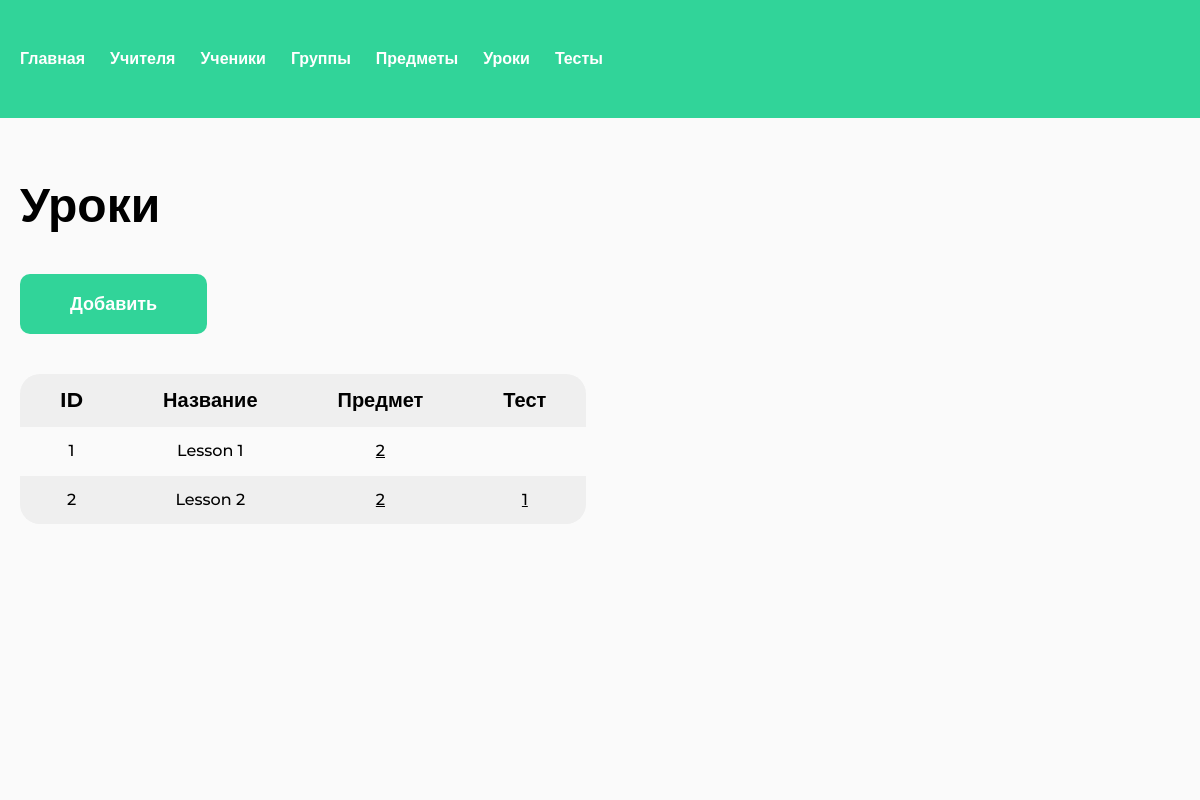
The page /lessons/ (signed in) on the database as committed earlier.
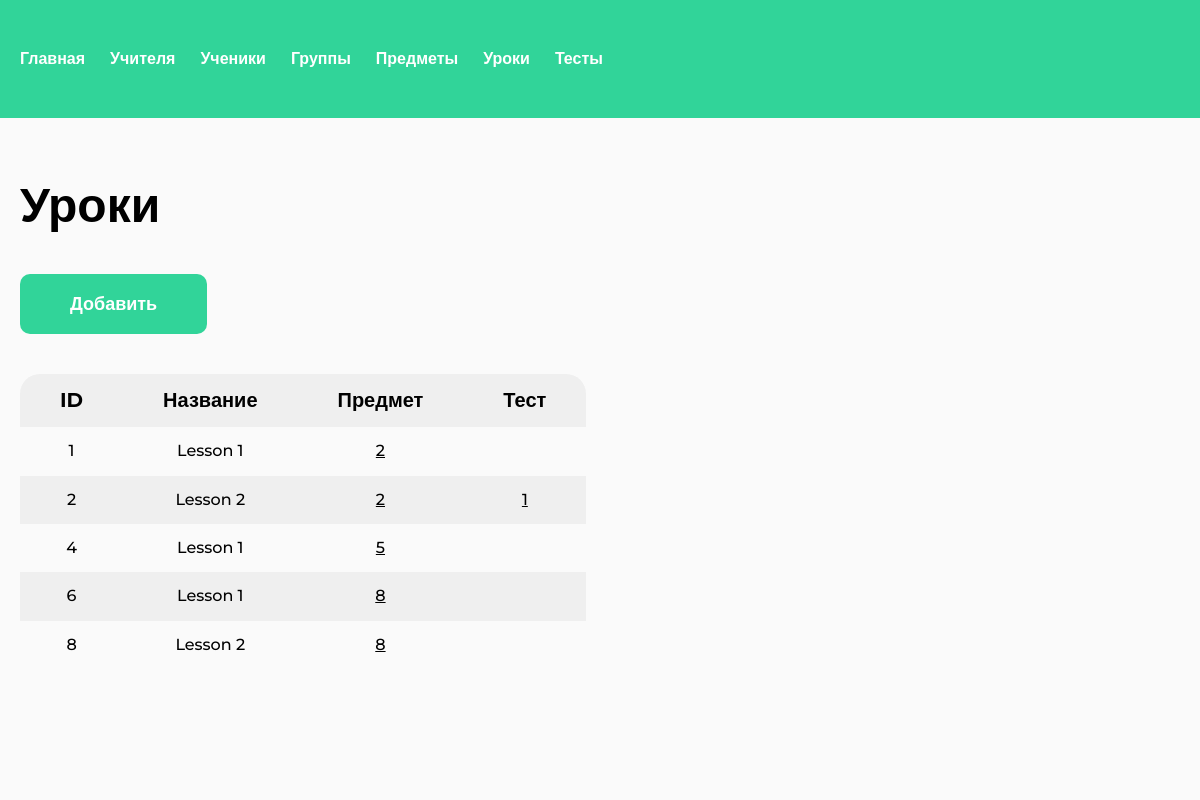
The same page on the database as committed later.
### study/models.py (models this page shows, shortened)
class Lesson(models.Model):
    subject = models.ForeignKey(Subject, related_name="lessons", on_delete=models.CASCADE)
    name = models.CharField(max_length=128)
    video = models.FileField(upload_to="lessons/videos/", null=True, blank=True)
    photos = models.ManyToManyField(LessonPhoto, blank=True)
    test = models.ForeignKey(Test, related_name="lessons", on_delete=models.SET_NULL, null=True, blank=True)
    text = models.TextField(null=True, blank=True)
    class Meta:
        verbose_name = "Урок"
        verbose_name_plural = "Уроки"

class Subject(models.Model):
    group = models.ForeignKey(Group, related_name="subjects", on_delete=models.CASCADE)
    name = models.CharField(max_length=128)
    class Meta:
        verbose_name = "Предмет"
        verbose_name_plural = "Предметы"

class Test(models.Model):
    owner = models.ForeignKey(User, related_name="tests", on_delete=models.CASCADE)
    name = models.CharField(max_length=128)
    class Meta:
        verbose_name = "Тест"
        verbose_name_plural = "Тесты"

### study/views.py (the view)
# urls.py: path("lessons/", views.LessonsListView.as_view(), name="lessons"),
@method_decorator(admin_only, name="dispatch")
class LessonsListView(LoginRequiredMixin, ListView):
    model = Lesson
    context_object_name = "objects"
    template_name = "study/lesson/list.html"

### study/templates/study/lesson/list.html (shortened to what this page needs)
{% extends "base.html" %}
{% load static %}
{% block extra_css %}
<link rel="stylesheet" href="{% static 'css/table.css' %}">
{% endblock %}
{% block content %}
<section >
    <h1 class="h1">Уроки</h1>
    <a href="{% url 'lesson-add' %}" class="btn mt-40">Добавить</a>
    <div class="table-wrapper mt-40">
        <table class="table">
        <thead>
            <tr>
                <th>ID</th>
                <th>Название</th>
                <th>Предмет</th>
                <th>Тест</th>
            </tr>
        </thead>
        <tbody>
            {% for object in objects %}
            <tr>
                <td>
                    <a href="{% url 'lesson' object.id %}" class="table__object-url">{{ object.id }}</a>
                </td>
                <td>{{ object.name|default:"-" }}</td>
                <td>
                    <a href="{% if object.subject %}{% url 'subject' object.subject.pk %}{% endif %}" class="table__foreign-key">{{ object.subject.id }}</a>
                </td>
                <td>
                    <a href="{% if object.test %}#{% endif %}" class="table__foreign-key">{{ object.test.id }}</a>
                </td>
            </tr>
            {% endfor %}
        </tbody>
    </table>
    </div>
</section>
{% endblock %}

Rows that differ between the two databases and show on the page:
added Lesson: id "4", name "Lesson 1", subject.id "5"
added Lesson: id "6", name "Lesson 1", subject.id "8"
added Lesson: id "8", name "Lesson 2", subject.id "8"
